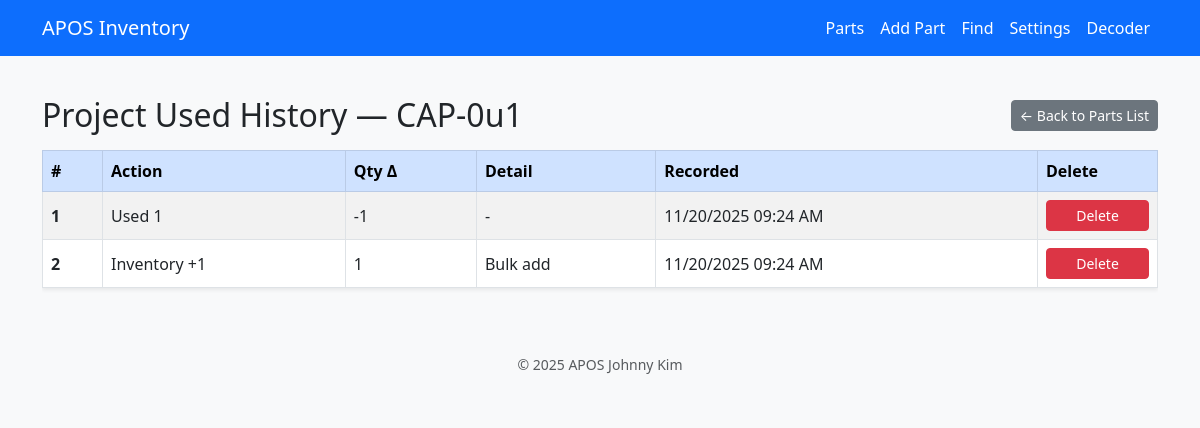
Screenshot of /part/17/history with the database file from the repository.
### main.py (models this page shows)
class Part(SQLModel, table=True):
    id: int | None = Field(default=None, primary_key=True)
    part_number: str
    category: str | None = None     # category name
    store: str | None = None        # store name
    manufacturer: str | None = None # manufacturer name
    description: str | None = None  # NEW: description
    price: float | None = None
    quantity: int = 0
    notes: str | None = None        # UI label: "Project Used"
    barcode: str | None = None
    bin_code: str | None = None

class UsageLog(SQLModel, table=True):
    id: int | None = Field(default=None, primary_key=True)
    part_id: int = Field(foreign_key="part.id")
    action: str
    detail: str | None = None
    quantity_delta: int | None = None
    created_at: datetime = Field(default_factory=datetime.now)

### main.py (the view)
@app.get("/part/{part_id}/history", response_class=HTMLResponse)
def history_page(part_id: int, request: Request):
    with get_session() as session:
        part = session.get(Part, part_id)
        if not part:
            raise HTTPException(status_code=404, detail="Part not found")
        logs = session.exec(
            select(UsageLog)
                .where(UsageLog.part_id == part_id)
                .order_by(UsageLog.created_at.desc())
        ).all()
    return templates.TemplateResponse(
        "history.html",
        {"request": request, "part": part, "logs": logs},
    )

### templates/history.html (shortened to what this page needs)
{% extends "base.html" %}
{% block content %}
<div class="d-flex justify-content-between align-items-center mb-3">
    <h2 class="mb-0">Project Used History — {{ part.part_number }}</h2>
    <a href="{{ url_for('parts_list') }}" class="btn btn-secondary btn-sm">← Back to Parts List</a>
</div>
{% if logs %}
<div class="table-responsive">
    <table class="table table-striped table-bordered align-middle shadow-sm">
        <thead class="table-primary">
            <tr>
                <th style="width: 60px;">#</th>
                <th>Action</th>
                <th>Qty Δ</th>
                <th>Detail</th>
                <th>Recorded</th>
                <th style="width: 120px;">Delete</th>
            </tr>
        </thead>
        <tbody>
            {% for log in logs %}
            <tr>
                <td class="fw-bold">{{ loop.index }}</td>
                <td>{{ log.action }}</td>
                <td>
                    {% if log.quantity_delta is not none %}
                        {{ log.quantity_delta }}
                    {% else %}
                        —
                    {% endif %}
                </td>
                <td>{{ log.detail or "-" }}</td>
                <td>{{ log.created_at.strftime("%m/%d/%Y %I:%M %p") }}</td>
                <td>
                    <form action="/part/{{ part.id }}/history/delete" method="post"
                          onsubmit="return confirm('Delete this entry?');">
                        <button type="submit" class="btn btn-danger btn-sm w-100">
                            Delete
                        </button>
                    </form>
                </td>
            </tr>
            {% endfor %}
        </tbody>
    </table>
</div>
{% else %}
<div class="alert alert-info shadow-sm">
    No project usage history has been recorded for this part.
</div>
{% endif %}
{% endblock %}

### templates/base.html (style rules this page uses)
body { padding-top: 4.5rem; background-color: #f8f9fa; }

### rows the page displays
Part: part_number "CAP-0u1"
UsageLog: action "Used 1", quantity_delta "-1", detail "-", created_at "11/20/2025 09:24 AM"
UsageLog: action "Inventory +1", quantity_delta "1", detail "Bulk add", created_at "11/20/2025 09:24 AM"
